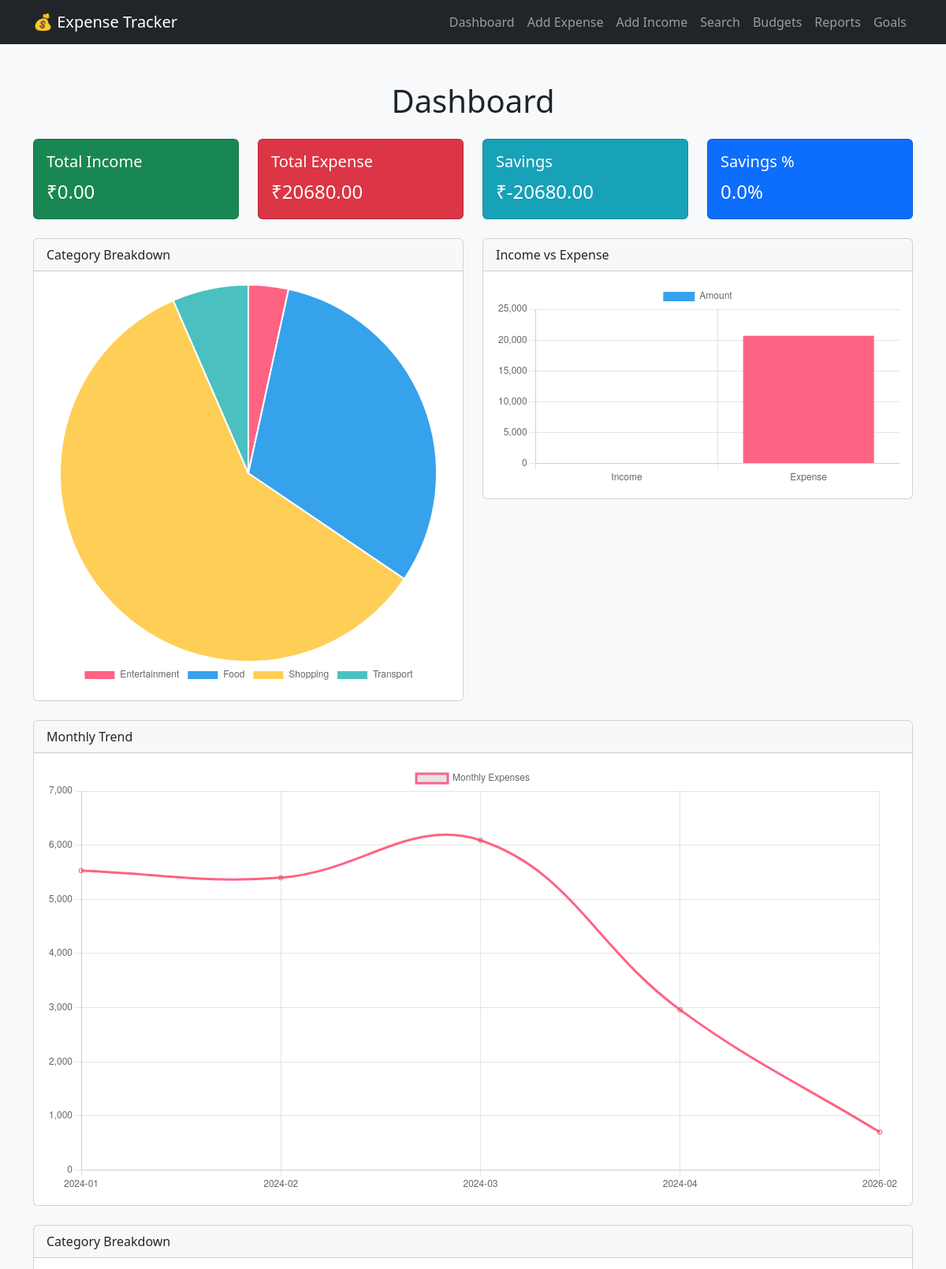
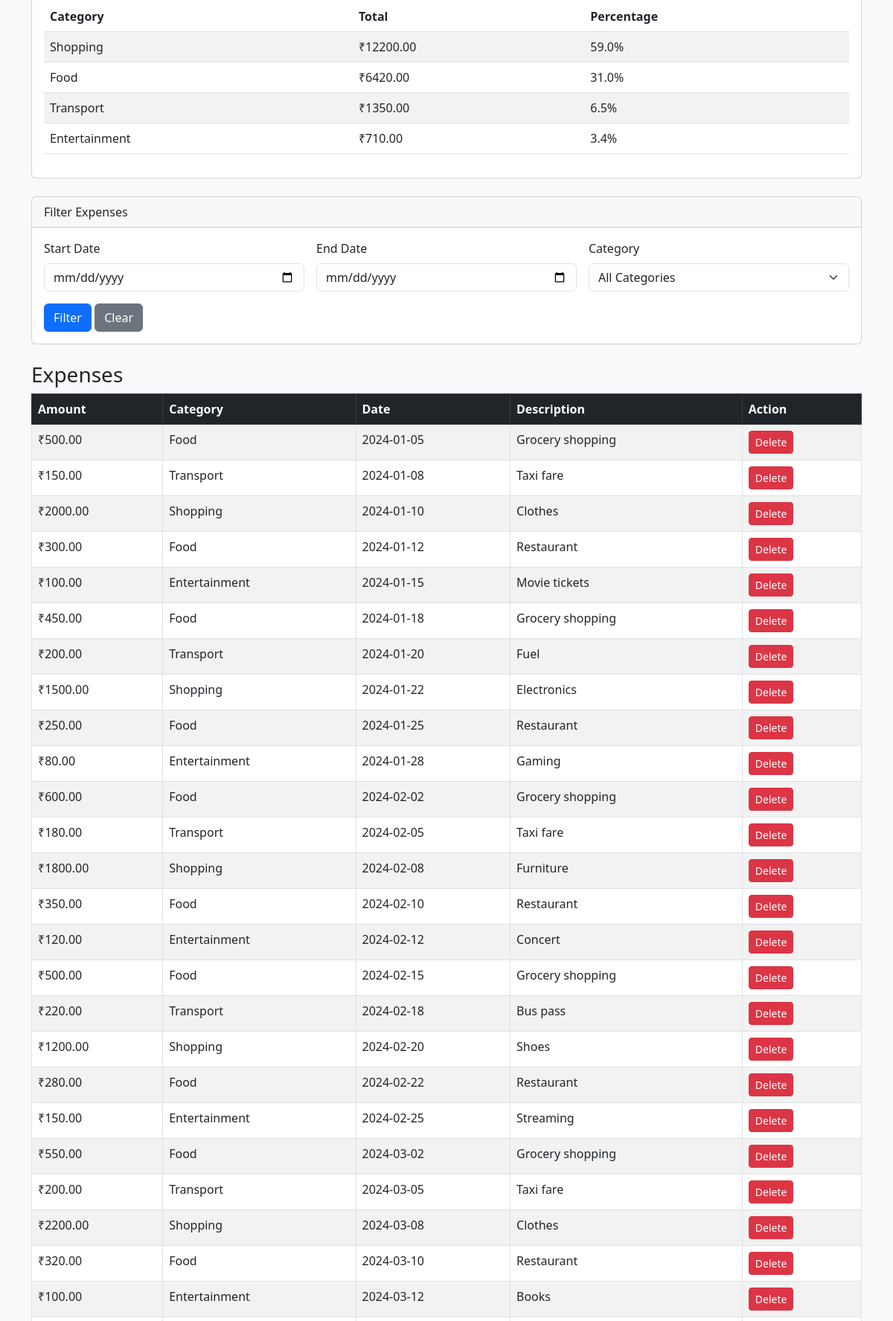
The page / (upper part) on the database its author committed (2 pictures, top to bottom).
### tables this page shows
CREATE TABLE expenses (
    id INTEGER PRIMARY KEY AUTOINCREMENT,
    amount REAL,
    category TEXT,
    date TEXT,
    description TEXT
);

### app.py (the view)
@app.route("/")
def dashboard():
    conn = connect_db()
    cursor = conn.cursor()
    start_date = request.args.get('start_date', '')
    end_date = request.args.get('end_date', '')
    category_filter = request.args.get('category', '')
    expense_query = "SELECT * FROM expenses WHERE 1=1"
    params = []
    if start_date:
        expense_query += " AND date >= ?"
        params.append(start_date)
    if end_date:
        expense_query += " AND date <= ?"
        params.append(end_date)
    if category_filter:
        expense_query += " AND category = ?"
        params.append(category_filter)
    cursor.execute(expense_query, params)
    expenses = cursor.fetchall()
    cursor.execute("SELECT DISTINCT category FROM expenses ORDER BY category")
    categories = [row[0] for row in cursor.fetchall()]
    total_query = "SELECT SUM(amount) FROM expenses WHERE 1=1"
    if start_date or end_date or category_filter:
        cursor.execute(total_query + (" AND date >= ?" if start_date else "") + (" AND date <= ?" if end_date else "") + (" AND category = ?" if category_filter else ""), params)
    else:
        cursor.execute("SELECT SUM(amount) FROM expenses")
    total_expense = cursor.fetchone()[0] or 0
    cursor.execute("SELECT SUM(amount) FROM income")
    total_income = cursor.fetchone()[0] or 0
    cursor.execute("SELECT category, SUM(amount) as total FROM expenses GROUP BY category ORDER BY total DESC")
    category_breakdown = cursor.fetchall()
    savings = total_income - total_expense
    conn.close()
    return render_template(
        "dashboard.html",
        expenses=expenses,
        total_expense=total_expense,
        total_income=total_income,
        savings=savings,
        categories=categories,
        category_breakdown=category_breakdown,
        start_date=start_date,
        end_date=end_date
    )

### app.py (called while the page is built)
def connect_db():
    conn = sqlite3.connect("database.db", timeout=5)
    conn.row_factory = sqlite3.Row
    return conn

### templates/dashboard.html (shortened to what this page needs)
<!DOCTYPE html>
<html>
<head>
    <link href="https://cdn.jsdelivr.net/npm/bootstrap@5.3.0/dist/css/bootstrap.min.css" rel="stylesheet">
</head>
<body class="bg-light">
<nav class="navbar navbar-expand-lg navbar-dark bg-dark">
    <div class="container">
        <a class="navbar-brand" href="/">💰 Expense Tracker</a>
        <div class="collapse navbar-collapse" id="navbarNav">
            <ul class="navbar-nav ms-auto">
                <li class="nav-item"><a class="nav-link" href="/">Dashboard</a></li>
                <li class="nav-item"><a class="nav-link" href="/add_expense">Add Expense</a></li>
                <li class="nav-item"><a class="nav-link" href="/add_income">Add Income</a></li>
                <li class="nav-item"><a class="nav-link" href="/search">Search</a></li>
                <li class="nav-item"><a class="nav-link" href="/budgets">Budgets</a></li>
                <li class="nav-item"><a class="nav-link" href="/reports">Reports</a></li>
                <li class="nav-item"><a class="nav-link" href="/savings_goals">Goals</a></li>
            </ul>
        </div>
    </div>
</nav>
<div class="container mt-5">
    <h1 class="text-center mb-4">Dashboard</h1>
    <div class="row mb-4">
        <div class="col-md-3">
            <div class="card text-white bg-success">
                <div class="card-body">
                    <h5 class="card-title">Total Income</h5>
                    <p class="card-text fs-4">₹{{ "%.2f"|format(total_income) }}</p>
                </div>
            </div>
        </div>
        <div class="col-md-3">
            <div class="card text-white bg-danger">
                <div class="card-body">
                    <h5 class="card-title">Total Expense</h5>
                    <p class="card-text fs-4">₹{{ "%.2f"|format(total_expense) }}</p>
                </div>
            </div>
        </div>
        <div class="col-md-3">
            <div class="card text-white" style="background-color: #17a2b8;">
                <div class="card-body">
                    <h5 class="card-title">Savings</h5>
                    <p class="card-text fs-4">₹{{ "%.2f"|format(savings) }}</p>
                </div>
            </div>
        </div>
        <div class="col-md-3">
            <div class="card text-white bg-primary">
                <div class="card-body">
                    <h5 class="card-title">Savings %</h5>
                    <p class="card-text fs-4">{{ "%.1f"|format((savings/total_income*100) if total_income > 0 else 0) }}%</p>
                </div>
            </div>
        </div>
    </div>
    <div class="row mb-4">
        <div class="col-md-6">
            <div class="card">
                <div class="card-header">Category Breakdown</div>
                <div class="card-body">
                    <canvas id="categoryChart"></canvas>
                </div>
            </div>
        </div>
        <div class="col-md-6">
            <div class="card">
                <div class="card-header">Income vs Expense</div>
                <div class="card-body">
                    <canvas id="incomeExpenseChart"></canvas>
                </div>
            </div>
        </div>
    </div>
    <div class="row mb-4">
        <div class="col-md-12">
            <div class="card">
                <div class="card-header">Monthly Trend</div>
                <div class="card-body">
                    <canvas id="trendChart"></canvas>
                </div>
            </div>
        </div>
    </div>
    <div class="row mb-4">
        <div class="col-md-12">
            <div class="card">
                <div class="card-header">Category Breakdown</div>
                <div class="card-body">
                    <table class="table table-striped">
                        <thead>
                            <tr>
                                <th>Category</th>
                                <th>Total</th>
                                <th>Percentage</th>
                            </tr>
                        </thead>
                        <tbody>
                            {% for category in category_breakdown %}
                            <tr>
                                <td>{{ category[0] }}</td>
                                <td>₹{{ "%.2f"|format(category[1]) }}</td>
                                <td>{{ "%.1f"|format((category[1]/total_expense*100) if total_expense > 0 else 0) }}%</td>
                            </tr>
                            {% endfor %}
                        </tbody>
                    </table>
                </div>
            </div>
        </div>
    </div>
    <div class="row mb-4">
        <div class="col-md-12">
            <div class="card">
                <div class="card-header">Filter Expenses</div>
                <div class="card-body">
                    <form method="GET" class="row g-3">
                        <div class="col-md-4">
                            <label class="form-label">Start Date</label>
                            <input type="date" name="start_date" class="form-control" value="{{ start_date }}">
                        </div>
                        <div class="col-md-4">
                            <label class="form-label">End Date</label>
                            <input type="date" name="end_date" class="form-control" value="{{ end_date }}">
                        </div>
                        <div class="col-md-4">
                            <label class="form-label">Category</label>
                            <select name="category" class="form-select">
                                <option value="">All Categories</option>
                            </select>
                        </div>
                        <div class="col-md-12">
                            <button type="submit" class="btn btn-primary">Filter</button>
                            <a href="/" class="btn btn-secondary">Clear</a>
                        </div>
                    </form>
                </div>
            </div>
        </div>
    </div>
    <h3 class="mt-4">Expenses</h3>
    <div class="table-responsive">
        <table class="table table-striped table-bordered">
            <thead class="table-dark">
                <tr>
                    <th>Amount</th>
                    <th>Category</th>
                    <th>Date</th>
                    <th>Description</th>
                    <th>Action</th>
                </tr>
            </thead>
            <tbody>
            {% for expense in expenses %}
                <tr>
                    <td>₹{{ "%.2f"|format(expense[1]) }}</td>
                    <td>{{ expense[2] }}</td>
                    <td>{{ expense[3] }}</td>
                    <td>{{ expense[4] }}</td>
                    <td>
                        <form method="POST" action="/delete_expense/{{ expense[0] }}" style="display:inline;">
                            <button type="submit" class="btn btn-sm btn-danger" onclick="return confirm('Delete?')">Delete</button>
                        </form>
                    </td>
                </tr>
            {% endfor %}
            </tbody>
        </table>
    </div>
</div>
<script>
    // Fetch chart data
    fetch('/api/chart_data')
        .then(response => response.json())
        .then(data => {
            // Category Pie Chart
            new Chart(document.getElementById('categoryChart'), {
                type: 'pie',
                data: {
                    labels: data.categories,
                    datasets: [{
                        data: data.category_amounts,
                        backgroundColor: ['#FF6384', '#36A2EB', '#FFCE56', '#4BC0C0', '#9966FF', '#FF9F40']
                    }]
                },
                options: {
                    responsive: true,
                    plugins: {
                        legend: { position: 'bottom' }
                    }
                }
            });
            // Income vs Expense Bar Chart
            new Chart(document.getElementById('incomeExpenseChart'), {
                type: 'bar',
                data: {
                    labels: ['Income', 'Expense'],
                    datasets: [{
                        label: 'Amount',
                        data: [data.income, data.expense],
                        backgroundColor: ['#36A2EB', '#FF6384']
                    }]
                },
                options: {
                    responsive: true,
                    scales: {
                        y: { beginAtZero: true }
                    }
                }
            });
            // Monthly Trend Line Chart
            new Chart(document.getElementById('trendChart'), {
                type: 'line',
                data: {
                    labels: data.months,
                    datasets: [{
                        label: 'Monthly Expenses',
                        data: data.monthly_amounts,
                        borderColor: '#FF6384',
                        tension: 0.4,
                        fill: false
                    }]
                },
                options: {
                    responsive: true,
                    scales: {
                        y: { beginAtZero: true }
                    }
                }
            });
        });
</script>
</body>
</html>

### rows shown on the page
expenses: amount "500.00", category "Food", date "2024-01-05", description "Grocery shopping"
expenses: amount "150.00", category "Transport", date "2024-01-08", description "Taxi fare"
expenses: amount "2000.00", category "Shopping", date "2024-01-10", description "Clothes"
expenses: amount "300.00", category "Food", date "2024-01-12", description "Restaurant"
expenses: amount "100.00", category "Entertainment", date "2024-01-15", description "Movie tickets"
expenses: amount "450.00", category "Food", date "2024-01-18", description "Grocery shopping"
expenses: amount "200.00", category "Transport", date "2024-01-20", description "Fuel"
expenses: amount "1500.00", category "Shopping", date "2024-01-22", description "Electronics"
expenses: amount "250.00", category "Food", date "2024-01-25", description "Restaurant"
expenses: amount "80.00", category "Entertainment", date "2024-01-28", description "Gaming"
expenses: amount "600.00", category "Food", date "2024-02-02", description "Grocery shopping"
expenses: amount "180.00", category "Transport", date "2024-02-05", description "Taxi fare"
expenses: amount "1800.00", category "Shopping", date "2024-02-08", description "Furniture"
expenses: amount "350.00", category "Food", date "2024-02-10", description "Restaurant"
expenses: amount "120.00", category "Entertainment", date "2024-02-12", description "Concert"
expenses: amount "500.00", category "Food", date "2024-02-15", description "Grocery shopping"
expenses: amount "220.00", category "Transport", date "2024-02-18", description "Bus pass"
expenses: amount "1200.00", category "Shopping", date "2024-02-20", description "Shoes"
expenses: amount "280.00", category "Food", date "2024-02-22", description "Restaurant"
expenses: amount "150.00", category "Entertainment", date "2024-02-25", description "Streaming"
expenses: amount "550.00", category "Food", date "2024-03-02", description "Grocery shopping"
expenses: amount "200.00", category "Transport", date "2024-03-05", description "Taxi fare"
expenses: amount "2200.00", category "Shopping", date "2024-03-08", description "Clothes"
expenses: amount "320.00", category "Food", date "2024-03-10", description "Restaurant"
expenses: amount "100.00", category "Entertainment", date "2024-03-12", description "Books"

### other values the page prints
{{ "%.2f"|format(total_income) }} "0.00"
{{ "%.2f"|format(total_expense) }} "20680.00"
{{ "%.2f"|format(savings) }} "-20680.00"
{{ "%.1f"|format((savings/total_income*100) if total_income > 0 else 0) }} "0.0"
{{ category[0] }} "Shopping" "Food" "Transport" "Entertainment"
{{ "%.2f"|format(category[1]) }} "12200.00" "6420.00" "1350.00" "710.00"
